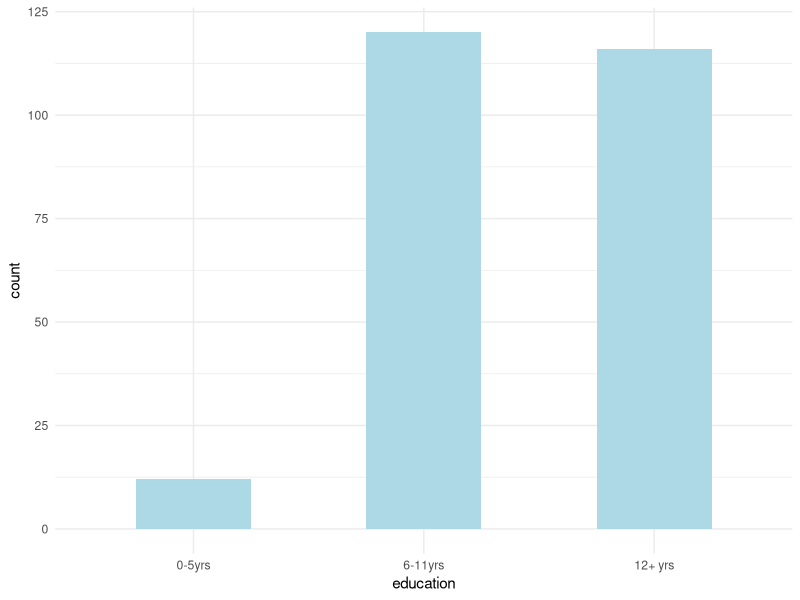
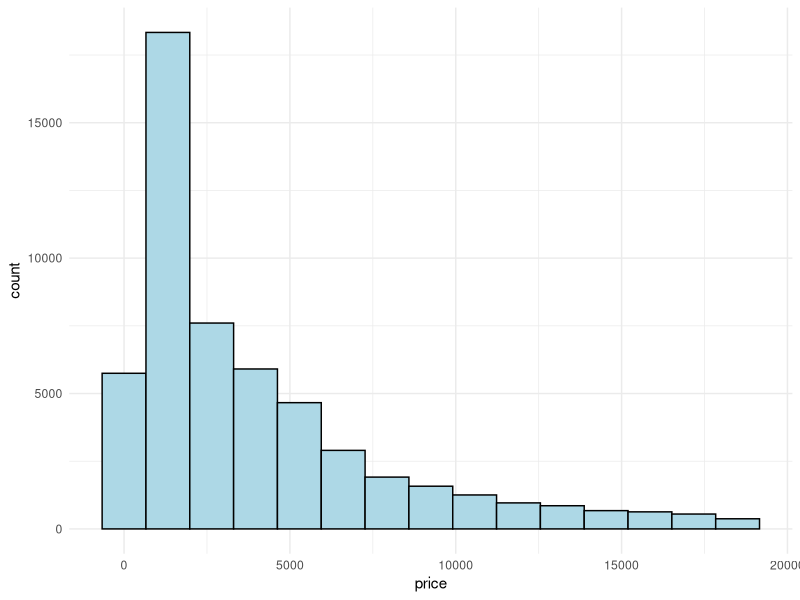
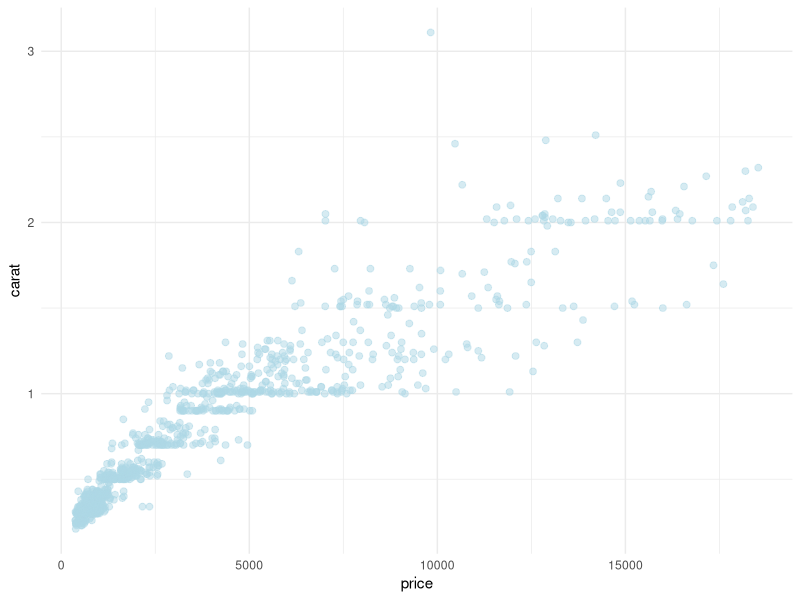
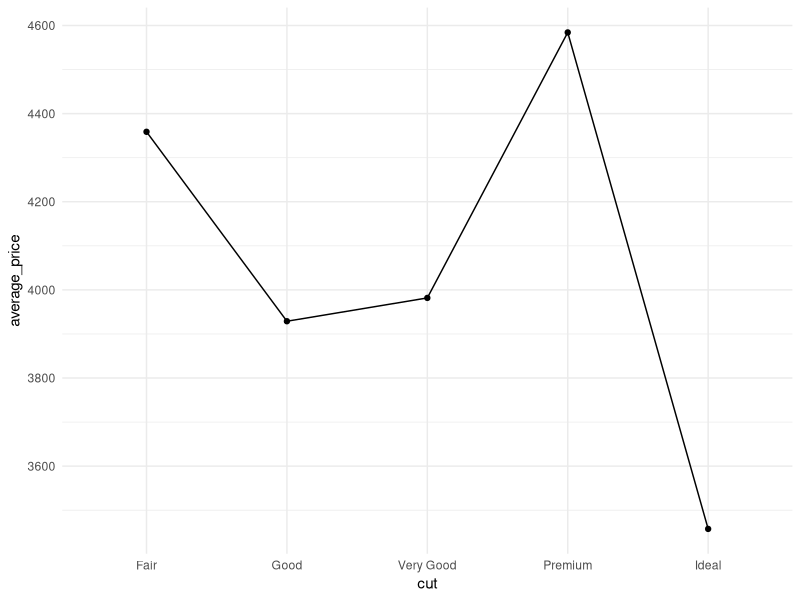
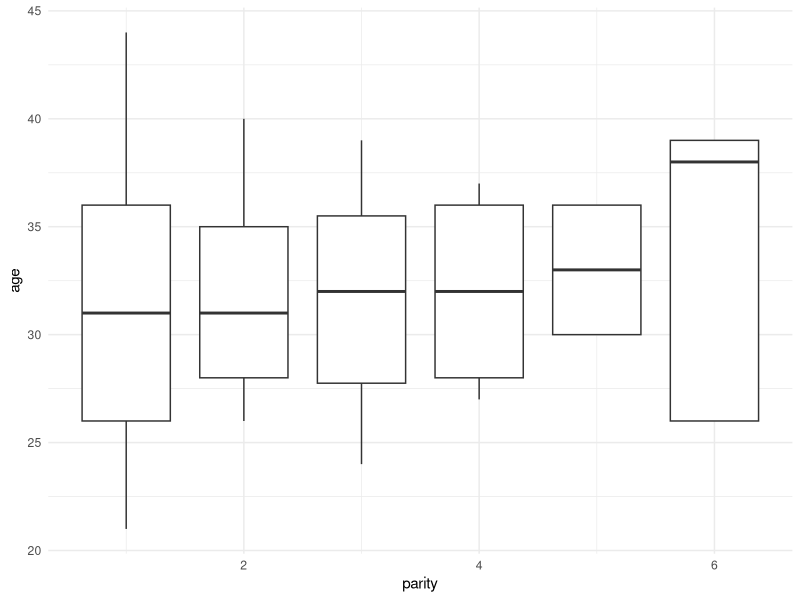
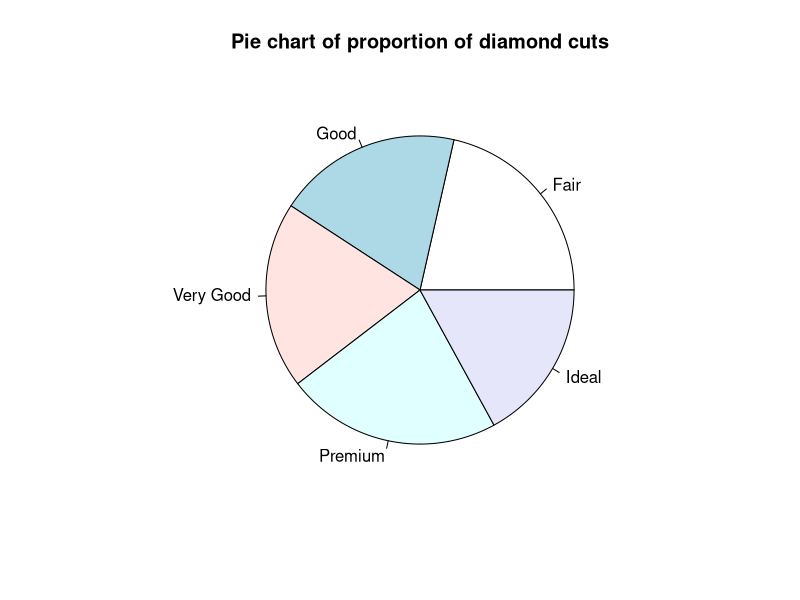

Write the R code that produced these figures, in order.
## ---- chunk 1
suppressWarnings(
  suppressMessages(
    library(tidyverse)
    )
  )
who %>%
  group_by(country) %>%
  summarise(count = n()) %>%
  head(4) %>% 
  knitr::kable()
## ---- chunk 2
ggplot(data = infert, aes(x = education)) + 
  geom_bar(fill = "lightblue", width = 0.5) +
  theme_minimal()

## ---- chunk 3
ggplot(data = diamonds, aes(x = price)) + 
  geom_histogram(fill = "lightblue", color = "black", bins = 15) +
  theme_minimal()

## ---- chunk 4
a <- sample(nrow(diamonds), 1000)
b <- diamonds[a, ]
ggplot(data = b, aes(x = price, y = carat)) + 
  geom_point(color = "lightblue", alpha = 0.5, size = 2) +
  theme_minimal()

## ---- chunk 5
b <- diamonds %>%
  group_by(cut) %>%
  summarise(average_price = mean(price)) %>%
  ungroup

ggplot(data = b, aes(x = cut, y = average_price)) + 
  geom_point() +
  geom_line(group = 1) +
  theme_minimal()

## ---- chunk 6

ggplot(data = infert, aes(x = parity)) + 
  geom_boxplot(aes(y = age, group = parity)) +
  theme_minimal()

## ---- chunk 7
a <- diamonds %>%
  group_by(cut) %>%
  summarise(av = mean(price))
pie(a$av, labels = a$cut, main = "Pie chart of proportion of diamond cuts")
